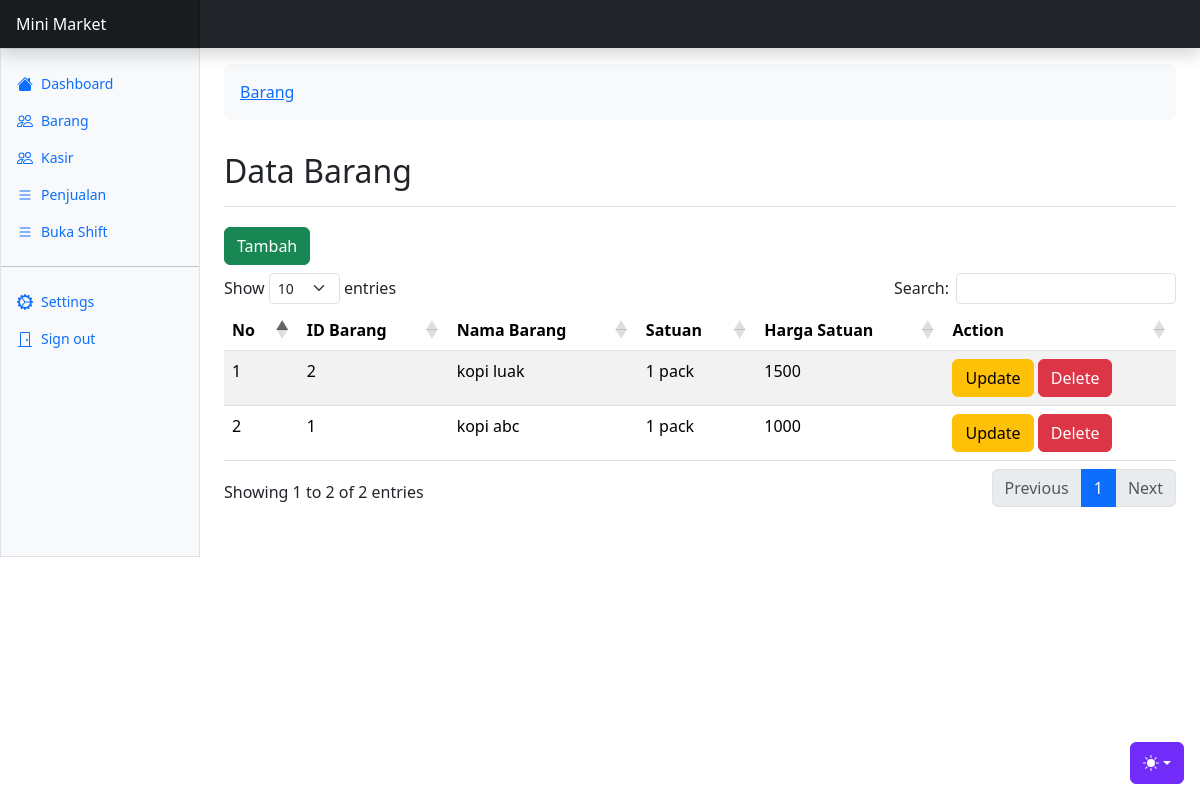
Page /barang/index.php (signed in) on the committed database.
### tables this page shows
CREATE TABLE `barang` (
  `id_barang` int(11) NOT NULL,
  `nama_barang` varchar(30) DEFAULT NULL,
  `satuan` varchar(20) DEFAULT NULL,
  `harga_satuan` bigint(20) DEFAULT NULL
);

### barang/index.php (the view, shortened to what this page needs)
<?php
$database = new Database();
$db = $database->getConnection();
$query = "SELECT * FROM barang ORDER BY id_barang DESC";
$result = $db->query($query);
require_once '../tamplate/header.php';
?>
<?php require_once '../tamplate/sidebar.php'; ?>
    <main class="col-md-9 ms-sm-auto col-lg-10 px-md-4 mt-3">
    <nav aria-label="breadcrumb">
        <ol class="breadcrumb p-3 bg-body-tertiary rounded-3">
        <li class="breadcrumb-item active"><a href="<?php echo BASE_URL; ?>barang">Barang</a></li>
        </ol>
    </nav>
    <div class="d-flex justify-content-between flex-wrap flex-md-nowrap align-items-center pt-3 pb-2 mb-3 border-bottom">
        <h1 class="h2">Data Barang</h1>
    </div>
      <h2><a href="create.php" class="btn btn-success">Tambah</a></h2>
      <div class="table-responsive">
        <table id="siswaTable" class="table table-striped dt-responsive nowrap" style="width:100%">
          <thead>
            <tr>
              <th scope="col">No</th>
              <th scope="col">ID Barang</th>
              <th scope="col">Nama Barang</th>
              <th scope="col">Satuan</th>
              <th scope="col">Harga Satuan</th>
              <th scope="col">Action</th>
            </tr>
          </thead>
          <tbody>
          <?php $i = "1"; if ($result->num_rows > 0): ?>
                <?php while ($row = $result->fetch_assoc()): ?>
                    <tr>
                        <td><?= $i++; ?></td>
                        <td><?= $row['id_barang']; ?></td>
                        <td><?= $row['nama_barang']; ?></td>
                        <td><?= $row['satuan']; ?></td>
                        <td><?= $row['harga_satuan']; ?></td>
                        <td class="action-buttons">
                            <a href="update.php?id_barang=<?= $row['id_barang']; ?>" class="btn btn-warning">Update</a>
                            <a href="delete.php?id_barang=<?= $row['id_barang']; ?>" class="btn btn-danger">Delete</a>
                        </td>
                    </tr>
                <?php endwhile; ?>
            <?php else: ?>
                <tr>
                    <td colspan="3">Tidak ada data barang.</td>
                </tr>
            <?php endif; ?>
          </tbody>
        </table>
        <br><br>
      </div>
    </main>
  </div>
</div>
<?php
require_once '../tamplate/footer.php';
?>

### rows in the picture
barang: id_barang "2", nama_barang "kopi luak", satuan "1 pack", harga_satuan "1500"
barang: id_barang "1", nama_barang "kopi abc", satuan "1 pack", harga_satuan "1000"
